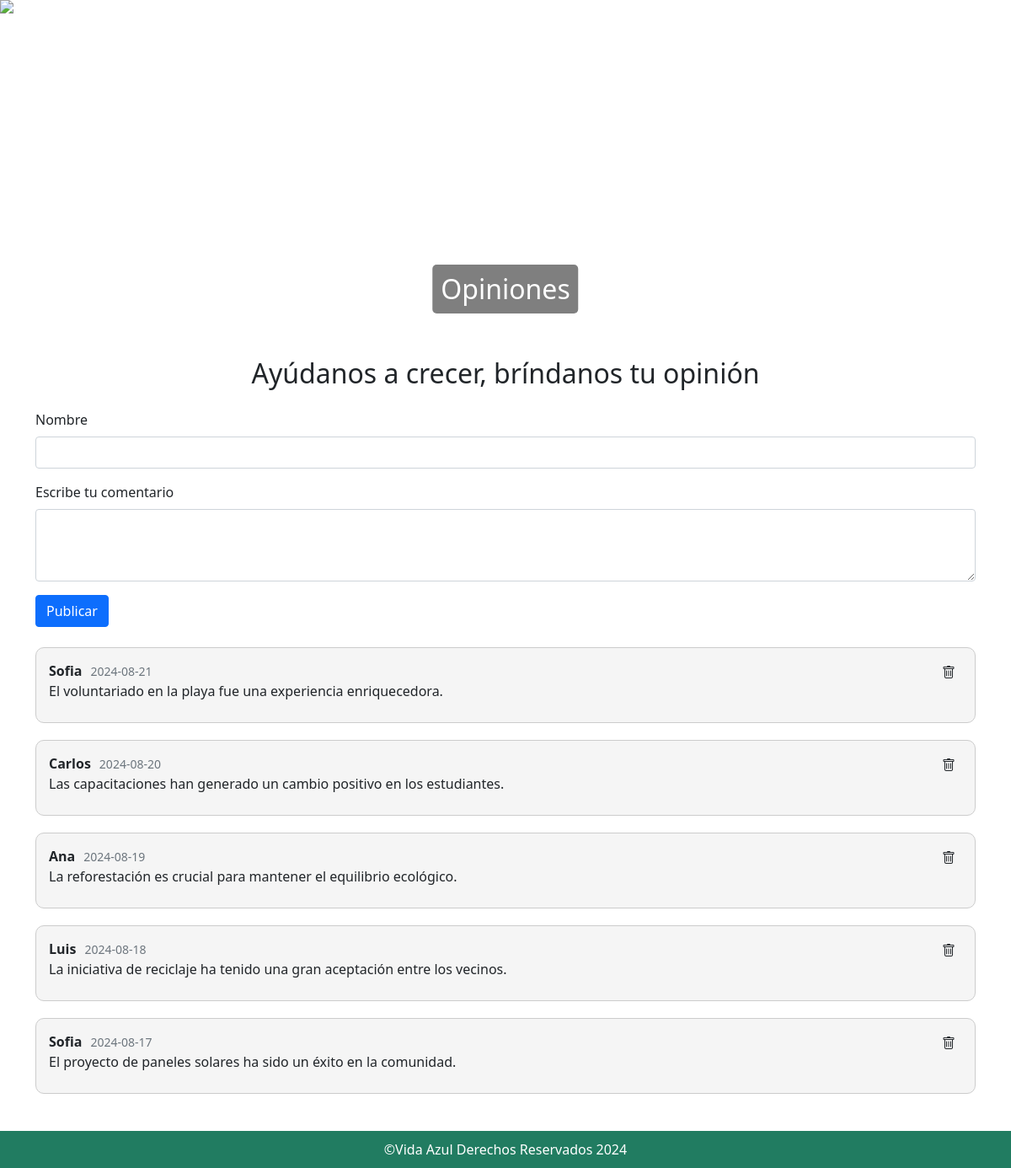
Screenshot of /opiniones.php with the database file from the repository.
### tables this page shows
CREATE TABLE `comentario` (
  `id_comentario` int(11) NOT NULL,
  `id_usuario` int(11) DEFAULT NULL,
  `fecha_comentario` date NOT NULL,
  `comentario` text NOT NULL
);

CREATE TABLE `usuario` (
  `id_usuario` int(11) NOT NULL,
  `id_rol` int(11) DEFAULT NULL,
  `nombre_usuario` varchar(100) NOT NULL,
  `apellido_usuario` varchar(100) NOT NULL,
  `correo` varchar(150) NOT NULL,
  `contrasenia` varchar(100) NOT NULL
);

### opiniones.php (the view, shortened to what this page needs)
<?php
$conn = new mysqli("localhost", "root", "", "vida_azul");
$comentarios = $conn->query("SELECT comentario.id_comentario, usuario.nombre_usuario, comentario.fecha_comentario, comentario.comentario FROM comentario LEFT JOIN usuario ON comentario.id_usuario = usuario.id_usuario ORDER BY comentario.fecha_comentario DESC");
?>
<!DOCTYPE html>
<html lang="es">
<head>
    <link href="https://cdn.jsdelivr.net/npm/bootstrap@5.0.2/dist/css/bootstrap.min.css" rel="stylesheet"
>
    <link href="https://cdn.jsdelivr.net/npm/bootstrap-icons/font/bootstrap-icons.css" rel="stylesheet">
    <link href="styles.css" rel="stylesheet">
</head>
<body>
    <div class="project-header">
        <img src="https://images.pexels.com/photos/3264779/pexels-photo-3264779.jpeg" alt="Vida Azul"
            class="project-image">
        <h2 class="centered">Opiniones</h2>
    </div>
    <div class="container my-4">
        <h2 class="text-center">Ayúdanos a crecer, bríndanos tu opinión</h2>
        <form id="commentForm" method="POST" class="my-4">
            <div class="mb-3">
                <label for="nombre" class="form-label">Nombre</label>
                <input type="text" class="form-control" id="nombre" name="nombre" required>
            </div>
            <div class="mb-3">
                <label for="comentario" class="form-label">Escribe tu comentario</label>
                <textarea class="form-control" id="comentario" name="comentario" rows="3" required></textarea>
            </div>
            <button type="submit" class="btn btn-primary">Publicar</button>
        </form>
        <div id="commentsSection">
            <?php while($row = $comentarios->fetch_assoc()): ?>
                <div class="comment-card">
                    <div class="comment-header">
                        <strong><?php echo htmlspecialchars($row['nombre_usuario'] ?? 'Anónimo'); ?></strong>
                        <span><?php echo $row['fecha_comentario']; ?></span>
                        <div class="comment-actions">
                            <form method="POST" style="display: inline;">
                                <button type="submit" name="delete_comment" class="btn bi bi-trash"></button>
                            </form>
                        </div>
                    </div>
                    <p class="comment-text"><?php echo htmlspecialchars($row['comentario']); ?></p>
                </div>
            <?php endwhile; ?>
        </div>
    </div>
    <footer class="footer">
        <div class="container text-center">
            <p>&COPY;Vida Azul Derechos Reservados 2024</p>
        </div>
    </footer>
</body>
</html>

### styles.css (style rules this page uses)
* { box-sizing: border-box; }
.project-header { position: relative; text-align: center; color: white; }
.project-image { width: 100%; height: 50vh; display: block; margin: 0; object-fit: cover; }
.project-header h2 { position: absolute; bottom: 20px; left: 50%; transform: translateX(-50%); background: rgba(0, 0, 0, 0.5); padding: 10px; border-radius: 5px; }
--------------------------------------Footer------------------------------------- html, body { height: 100%; margin: 0; padding: 0; }
body { display: flex; flex-direction: column; }
footer.footer { background-color: #217C61; color: white; padding: 10px 0; flex-shrink: 0; text-align: center; width: 100%; }
.container { flex: 1 0 auto; }
footer p { margin: 0; }
.comment-card { background-color: #f5f5f5; border: 1px solid #ccc; border-radius: 10px; padding: 15px; margin-bottom: 20px; position: relative; display: flex; flex-direction: column; }
.comment-card .comment-header { display: flex; justify-content: space-between; align-items: center; }
.comment-card .comment-text { font-size: 1rem; margin-bottom: 10px; }
.comment-card .comment-actions { position: absolute; top: 10px; right: 10px; }
button { background-color: #007BFF; color: white; border: none; padding: 10px 15px; cursor: pointer; border-radius: 3px; }

### opiniones.php (style rules this page uses)
.comment-header { display: flex; justify-content: space-between; align-items: center; }
.comment-actions { display: flex; gap: 10px; }
.comment-header span { margin-right: auto; margin-left: 10px; color: #6c757d; font-size: 0.875rem; }

### rows the page displays
comentario: id_usuario.nombre_usuario "Sofia", fecha_comentario "2024-08-21", comentario "El voluntariado en la playa fue una experiencia enriquecedora."
comentario: id_usuario.nombre_usuario "Carlos", fecha_comentario "2024-08-20", comentario "Las capacitaciones han generado un cambio positivo en los estudiantes."
comentario: id_usuario.nombre_usuario "Ana", fecha_comentario "2024-08-19", comentario "La reforestación es crucial para mantener el equilibrio ecológico."
comentario: id_usuario.nombre_usuario "Luis", fecha_comentario "2024-08-18", comentario "La iniciativa de reciclaje ha tenido una gran aceptación entre los vecinos."
comentario: id_usuario.nombre_usuario "Sofia", fecha_comentario "2024-08-17", comentario "El proyecto de paneles solares ha sido un éxito en la comunidad."
